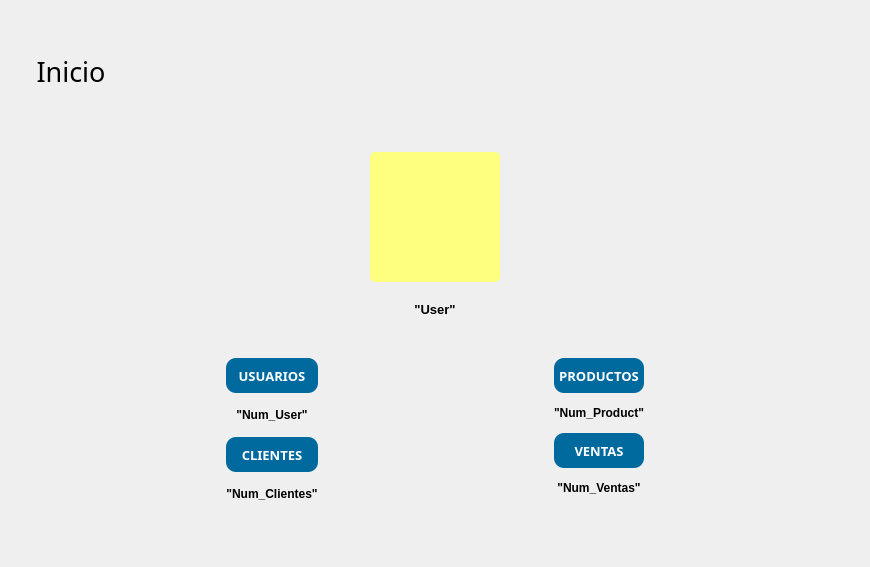
         <widget class="QWidget" name="page_inicio">
          <layout class="QVBoxLayout" name="verticalLayout_5">
           <item>
            <layout class="QHBoxLayout" name="horizontalLayout_12">
             <property name="spacing">
              <number>0</number>
             </property>
             <property name="leftMargin">
              <number>0</number>
             </property>
             <property name="topMargin">
              <number>0</number>
             </property>
             <property name="rightMargin">
              <number>0</number>
             </property>
             <property name="bottomMargin">
              <number>0</number>
             </property>
             <item>
              <widget class="QLabel" name="label_2">
               <property name="minimumSize">
                <size>
                 <width>120</width>
                 <height>120</height>
                </size>
               </property>
               <property name="maximumSize">
                <size>
                 <width>16777215</width>
                 <height>120</height>
                </size>
               </property>
               <property name="font">
                <font>
                 <family>Trajan Pro</family>
                 <pointsize>20</pointsize>
                 <weight>50</weight>
                 <italic>false</italic>
                 <bold>false</bold>
                </font>
               </property>
               <property name="styleSheet">
                <string notr="true">border-radius: 60%;</string>
               </property>
               <property name="text">
                <string>Inicio</string>
               </property>
               <property name="alignment">
                <set>Qt::AlignCenter</set>
               </property>
              </widget>
             </item>
             <item>
              <spacer name="horizontalSpacer_14">
               <property name="orientation">
                <enum>Qt::Horizontal</enum>
               </property>
               <property name="sizeType">
                <enum>QSizePolicy::Expanding</enum>
               </property>
               <property name="sizeHint" stdset="0">
                <size>
                 <width>40</width>
                 <height>20</height>
                </size>
               </property>
              </spacer>
             </item>
            </layout>
           </item>
           <item>
            <layout class="QHBoxLayout" name="horizontalLayout_13">
             <item>
              <spacer name="horizontalSpacer_15">
               <property name="orientation">
                <enum>Qt::Horizontal</enum>
               </property>
               <property name="sizeHint" stdset="0">
                <size>
                 <width>40</width>
                 <height>20</height>
                </size>
               </property>
              </spacer>
             </item>
             <item>
              <layout class="QVBoxLayout" name="verticalLayout_6">
               <property name="spacing">
                <number>15</number>
               </property>
               <property name="leftMargin">
                <number>15</number>
               </property>
               <property name="topMargin">
                <number>15</number>
               </property>
               <property name="rightMargin">
                <number>15</number>
               </property>
               <property name="bottomMargin">
                <number>15</number>
               </property>
               <item>
                <layout class="QHBoxLayout" name="horizontalLayout_11">
                 <item>
                  <widget class="QLabel" name="img_User_2">
                   <property name="minimumSize">
                    <size>
                     <width>130</width>
                     <height>130</height>
                    </size>
                   </property>
                   <property name="maximumSize">
                    <size>
                     <width>174</width>
                     <height>160</height>
                    </size>
                   </property>
                   <property name="layoutDirection">
                    <enum>Qt::LeftToRight</enum>
                   </property>
                   <property name="styleSheet">
                    <string notr="true">	border-radius: 5px;
background-color: rgb(255, 255, 127);
	color: white;</string>
                   </property>
                   <property name="text">
                    <string/>
                   </property>
                   <property name="pixmap">
                    <pixmap>../img/User-Default.png</pixmap>
                   </property>
                   <property name="scaledContents">
                    <bool>true</bool>
                   </property>
                   <property name="alignment">
                    <set>Qt::AlignCenter</set>
                   </property>
                   <property name="wordWrap">
                    <bool>false</bool>
                   </property>
                  </widget>
                 </item>
                </layout>
               </item>
               <item>
                <widget class="QLabel" name="lbl_User_Inicio">
                 <property name="minimumSize">
                  <size>
                   <width>100</width>
                   <height>25</height>
                  </size>
                 </property>
                 <property name="font">
                  <font>
                   <family>MS Shell Dlg 2</family>
                   <pointsize>10</pointsize>
                   <weight>75</weight>
                   <bold>true</bold>
                  </font>
                 </property>
                 <property name="text">
                  <string>&quot;User&quot;</string>
                 </property>
                 <property name="alignment">
                  <set>Qt::AlignCenter</set>
                 </property>
                </widget>
               </item>
              </layout>
             </item>
             <item>
              <spacer name="horizontalSpacer_16">
               <property name="orientation">
                <enum>Qt::Horizontal</enum>
               </property>
               <property name="sizeHint" stdset="0">
                <size>
                 <width>40</width>
                 <height>20</height>
                </size>
               </property>
              </spacer>
             </item>
            </layout>
           </item>
           <item>
            <layout class="QHBoxLayout" name="horizontalLayout_14">
             <item>
              <spacer name="horizontalSpacer_17">
               <property name="orientation">
                <enum>Qt::Horizontal</enum>
               </property>
               <property name="sizeType">
                <enum>QSizePolicy::Fixed</enum>
               </property>
               <property name="sizeHint" stdset="0">
                <size>
                 <width>200</width>
                 <height>20</height>
                </size>
               </property>
              </spacer>
             </item>
             <item>
              <layout class="QVBoxLayout" name="lyu_date1">
               <property name="spacing">
                <number>15</number>
               </property>
               <property name="leftMargin">
                <number>15</number>
               </property>
               <property name="topMargin">
                <number>15</number>
               </property>
               <property name="rightMargin">
                <number>15</number>
               </property>
               <property name="bottomMargin">
                <number>15</number>
               </property>
               <item>
                <widget class="QPushButton" name="btn_User_Home">
                 <property name="enabled">
                  <bool>false</bool>
                 </property>
                 <property name="minimumSize">
                  <size>
                   <width>0</width>
                   <height>35</height>
                  </size>
                 </property>
                 <property name="font">
                  <font>
                   <family>Minion Pro SmBd</family>
                   <pointsize>10</pointsize>
                   <weight>75</weight>
                   <italic>false</italic>
                   <bold>true</bold>
                  </font>
                 </property>
                 <property name="styleSheet">
                  <string notr="true">QPushButton{
	background-color: rgb(0, 105, 157);
	border-radius: 10px;
	color: white;
}

QPushButton:hover{
	background: rgb(0, 117, 176);
}</string>
                 </property>
                 <property name="text">
                  <string>USUARIOS</string>
                 </property>
                </widget>
               </item>
               <item>
                <widget class="QLabel" name="lbl_Num_User">
                 <property name="font">
                  <font>
                   <pointsize>9</pointsize>
                   <weight>75</weight>
                   <bold>true</bold>
                  </font>
                 </property>
                 <property name="text">
                  <string>&quot;Num_User&quot;</string>
                 </property>
                 <property name="alignment">
                  <set>Qt::AlignCenter</set>
                 </property>
                </widget>
               </item>
               <item>
                <widget class="QPushButton" name="btn_Client_Home">
                 <property name="enabled">
                  <bool>false</bool>
                 </property>
                 <property name="minimumSize">
                  <size>
                   <width>0</width>
                   <height>35</height>
                  </size>
                 </property>
                 <property name="font">
                  <font>
                   <family>Minion Pro SmBd</family>
                   <pointsize>10</pointsize>
                   <weight>75</weight>
                   <bold>true</bold>
                  </font>
                 </property>
                 <property name="styleSheet">
                  <string notr="true">QPushButton{
	background-color: rgb(0, 105, 157);
	border-radius: 10px;
	color: white;
}

QPushButton:hover{
	background: rgb(0, 117, 176);
}</string>
                 </property>
                 <property name="text">
                  <string>CLIENTES</string>
                 </property>
                </widget>
               </item>
               <item>
                <widget class="QLabel" name="lbl_Num_Clientes">
                 <property name="font">
                  <font>
                   <pointsize>9</pointsize>
                   <weight>75</weight>
                   <bold>true</bold>
                  </font>
                 </property>
                 <property name="text">
                  <string>&quot;Num_Clientes&quot;</string>
                 </property>
                 <property name="alignment">
                  <set>Qt::AlignCenter</set>
                 </property>
                </widget>
               </item>
              </layout>
             </item>
             <item>
              <spacer name="horizontalSpacer_19">
               <property name="orientation">
                <enum>Qt::Horizontal</enum>
               </property>
               <property name="sizeType">
                <enum>QSizePolicy::Fixed</enum>
               </property>
               <property name="sizeHint" stdset="0">
                <size>
                 <width>200</width>
                 <height>20</height>
                </size>
               </property>
              </spacer>
             </item>
             <item>
              <layout class="QVBoxLayout" name="lyu_date2">
               <property name="leftMargin">
                <number>15</number>
               </property>
               <property name="topMargin">
                <number>15</number>
               </property>
               <property name="rightMargin">
                <number>15</number>
               </property>
               <property name="bottomMargin">
                <number>15</number>
               </property>
               <item>
                <widget class="QPushButton" name="btn_Product_Home">
                 <property name="enabled">
                  <bool>false</bool>
                 </property>
                 <property name="minimumSize">
                  <size>
                   <width>0</width>
                   <height>35</height>
                  </size>
                 </property>
                 <property name="font">
                  <font>
                   <family>Minion Pro SmBd</family>
                   <pointsize>10</pointsize>
                   <weight>75</weight>
                   <bold>true</bold>
                  </font>
                 </property>
                 <property name="styleSheet">
                  <string notr="true">QPushButton{
	background-color: rgb(0, 105, 157);
	border-radius: 10px;
	color: white;
}

QPushButton:hover{
	background: rgb(0, 117, 176);
}</string>
                 </property>
                 <property name="text">
                  <string>PRODUCTOS</string>
                 </property>
                </widget>
               </item>
               <item>
                <widget class="QLabel" name="lbl_Num_product">
                 <property name="font">
                  <font>
                   <pointsize>9</pointsize>
                   <weight>75</weight>
                   <bold>true</bold>
                  </font>
                 </property>
                 <property name="text">
                  <string>&quot;Num_Product&quot;</string>
                 </property>
                 <property name="alignment">
                  <set>Qt::AlignCenter</set>
                 </property>
                </widget>
               </item>
               <item>
                <widget class="QPushButton" name="btn_Venta_home">
                 <property name="enabled">
                  <bool>false</bool>
                 </property>
                 <property name="minimumSize">
                  <size>
                   <width>0</width>
                   <height>35</height>
                  </size>
                 </property>
                 <property name="font">
                  <font>
                   <family>Minion Pro SmBd</family>
                   <pointsize>10</pointsize>
                   <weight>75</weight>
                   <bold>true</bold>
                  </font>
                 </property>
                 <property name="styleSheet">
                  <string notr="true">QPushButton{
	background-color: rgb(0, 105, 157);
	border-radius: 10px;
	color: white;
}

QPushButton:hover{
	background: rgb(0, 117, 176);
}</string>
                 </property>
                 <property name="text">
                  <string>VENTAS</string>
                 </property>
                </widget>
               </item>
               <item>
                <widget class="QLabel" name="lbl_Num_Ventas">
                 <property name="font">
                  <font>
                   <pointsize>9</pointsize>
                   <weight>75</weight>
                   <bold>true</bold>
                  </font>
                 </property>
                 <property name="text">
                  <string>&quot;Num_Ventas&quot;</string>
                 </property>
                 <property name="alignment">
                  <set>Qt::AlignCenter</set>
                 </property>
                </widget>
               </item>
              </layout>
             </item>
             <item>
              <spacer name="horizontalSpacer_18">
               <property name="orientation">
                <enum>Qt::Horizontal</enum>
               </property>
               <property name="sizeType">
                <enum>QSizePolicy::Fixed</enum>
               </property>
               <property name="sizeHint" stdset="0">
                <size>
                 <width>200</width>
                 <height>20</height>
                </size>
               </property>
              </spacer>
             </item>
            </layout>
           </item>
           <item>
            <spacer name="verticalSpacer_3">
             <property name="orientation">
              <enum>Qt::Vertical</enum>
             </property>
             <property name="sizeHint" stdset="0">
              <size>
               <width>20</width>
               <height>40</height>
              </size>
             </property>
            </spacer>
           </item>
          </layout>
         </widget>
